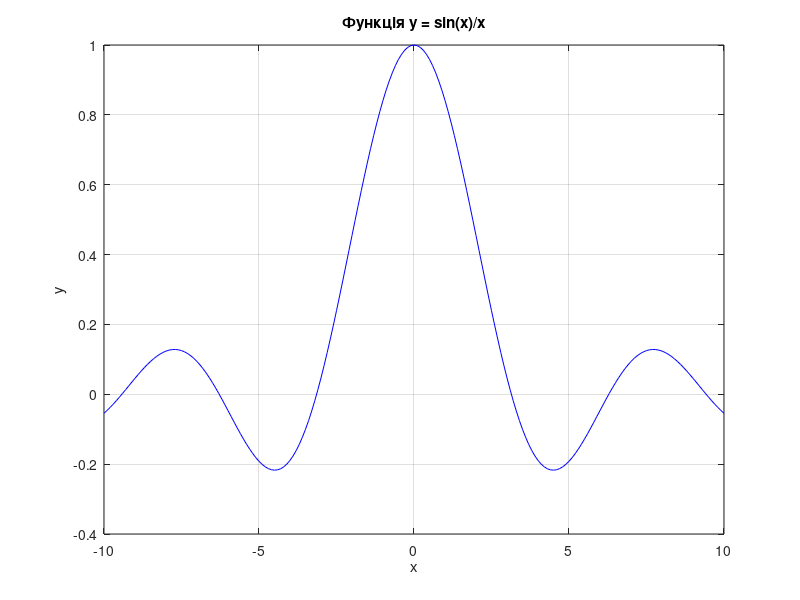

Reproduce this figure in MATLAB. (Note: this script raises an error after producing the figure.)
% Зчитування даних із файлу CSV
data = csvread('function_data.csv', 1, 0); % Пропустити перший рядок (заголовки)
x = data(:, 1); % Перший стовпець - значення x
y = data(:, 2); % Другий стовпець - значення y

% Побудова графіка
figure;
plot(x, y, 'b-');
title('Функція y = sin(x)/x');
xlabel('x');
ylabel('y');
grid on;

% Створення нейронної мережі
hiddenLayerSize = [5, 3]; % Два прихованих шари: 5 і 3 нейрони
net = fitnet(hiddenLayerSize, 'trainlm'); % Активація: logsig, навчання: Levenberg-Marquardt

% Розподіл вибірки
net.divideParam.trainRatio = 0.7; % 70% на навчання
net.divideParam.valRatio = 0.2;   % 20% на валідацію
net.divideParam.testRatio = 0.1;  % 10% на тестування

% Навчання мережі
[net, tr] = train(net, x', y');

% Тестування мережі
y_pred = net(x');

% Побудова графіка апроксимованих даних
figure;
plot(x, y, 'b-', 'DisplayName', 'Вихідна функція');
hold on;
plot(x, y_pred, 'r--', 'DisplayName', 'Апроксимація');
legend;
title('Апроксимація функції');
xlabel('x');
ylabel('y');
grid on;
hold off;

% Помилки
trainError = perform(net, y(tr.trainInd)', net(x(tr.trainInd)'));
valError = perform(net, y(tr.valInd)', net(x(tr.valInd)'));
testError = perform(net, y(tr.testInd)', net(x(tr.testInd)'));

fprintf('Train Error: %.4f\n', trainError);
fprintf('Validation Error: %.4f\n', valError);
fprintf('Test Error: %.4f\n', testError);

save('trained_network.mat', 'net');